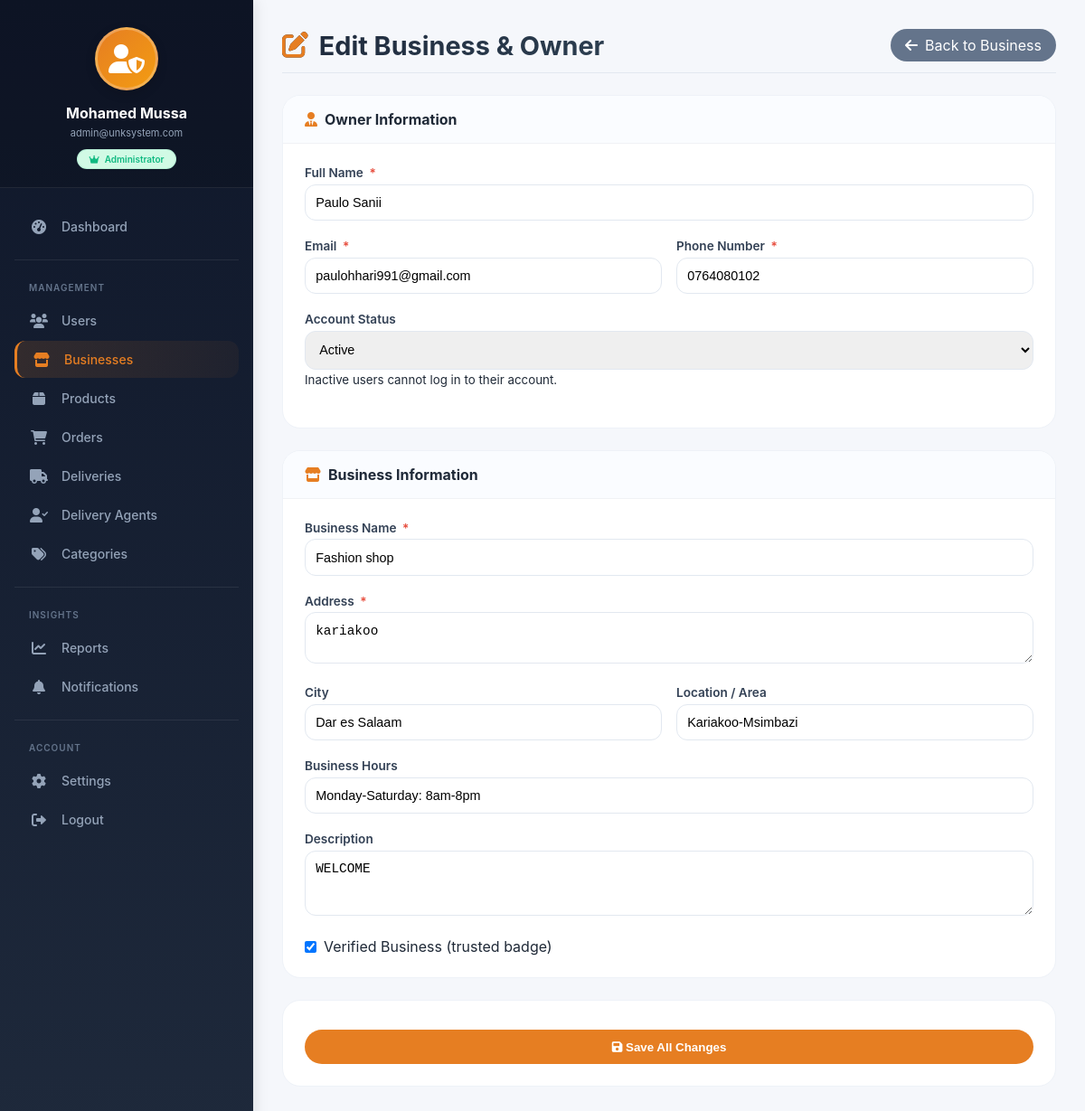
Page /admin/businesses/edit.php?id=11 (signed in) on the committed database.
### tables this page shows
CREATE TABLE `businesses` (
  `business_id` int(11) NOT NULL AUTO_INCREMENT,
  `user_id` int(11) NOT NULL,
  `business_name` varchar(255) NOT NULL,
  `registration_number` varchar(100) DEFAULT NULL,
  `description` text DEFAULT NULL,
  `address` text NOT NULL,
  `location` varchar(255) DEFAULT NULL,
  `latitude` decimal(10,8) DEFAULT NULL,
  `longitude` decimal(11,8) DEFAULT NULL,
  `license_number` varchar(100) DEFAULT NULL,
  `logo_url` varchar(255) DEFAULT NULL,
  `business_hours` text DEFAULT NULL,
  `rating` decimal(2,1) DEFAULT 0.0,
  `total_reviews` int(11) DEFAULT 0,
  `is_verified` tinyint(1) DEFAULT 0,
  `is_active` tinyint(1) DEFAULT 1,
  `created_at` timestamp NOT NULL DEFAULT current_timestamp(),
  `city` varchar(100) DEFAULT NULL,
  `phone` varchar(20) DEFAULT NULL,
  `payment_methods` text DEFAULT NULL,
  `nida_number` varchar(20) DEFAULT NULL,
  PRIMARY KEY (`business_id`),
  UNIQUE KEY `uk_businesses_user` (`user_id`),
  UNIQUE KEY `uk_businesses_registration` (`registration_number`),
  UNIQUE KEY `uk_businesses_nida` (`nida_number`),
  KEY `idx_businesses_name` (`business_name`),
  KEY `idx_businesses_verified` (`is_verified`),
  KEY `idx_businesses_active` (`is_active`),
  KEY `idx_businesses_city` (`city`),
  CONSTRAINT `fk_businesses_user` FOREIGN KEY (`user_id`) REFERENCES `users` (`user_id`) ON DELETE CASCADE ON UPDATE CASCADE
);

CREATE TABLE `users` (
  `user_id` int(11) NOT NULL AUTO_INCREMENT,
  `full_name` varchar(100) NOT NULL,
  `email` varchar(100) NOT NULL,
  `password_hash` varchar(255) NOT NULL,
  `phone` varchar(20) NOT NULL,
  `role` enum('admin','business','customer','delivery') NOT NULL,
  `status` enum('active','inactive','suspended') DEFAULT 'active',
  `last_login` datetime DEFAULT NULL,
  `created_at` timestamp NOT NULL DEFAULT current_timestamp(),
  `updated_at` timestamp NOT NULL DEFAULT current_timestamp() ON UPDATE current_timestamp(),
  PRIMARY KEY (`user_id`),
  UNIQUE KEY `uk_users_email` (`email`),
  KEY `idx_users_role` (`role`),
  KEY `idx_users_status` (`status`),
  KEY `idx_users_email` (`email`),
  KEY `idx_users_phone` (`phone`),
  KEY `idx_users_role_status` (`role`,`status`)
);

### admin/businesses/edit.php (the view, shortened to what this page needs)
<?php
require_once '../../config/database.php';
$business_id = isset($_GET['id']) ? (int)$_GET['id'] : 0;
$stmt = mysqli_prepare($conn, "
    SELECT b.*, u.email, u.phone as user_phone, u.status as user_status, u.full_name as owner_name
    FROM businesses b
    JOIN users u ON b.user_id = u.user_id
    WHERE b.business_id = ?
");
mysqli_stmt_bind_param($stmt, 'i', $business_id);
mysqli_stmt_execute($stmt);
$business = mysqli_fetch_assoc(mysqli_stmt_get_result($stmt));
include '../includes/admin_sidebar.php';
?>
<!DOCTYPE html>
<html lang="en">
<head>
    <link rel="stylesheet" href="https://cdnjs.cloudflare.com/ajax/libs/font-awesome/6.0.0/css/all.min.css">
</head>
<body>
<div class="admin-content">
    <div class="page-header">
        <h1><i class="fas fa-edit"></i> Edit Business & Owner</h1>
        <a href="view.php?id=<?= $business_id ?>" class="btn-back"><i class="fas fa-arrow-left"></i> Back to Business</a>
    </div>
    <form method="POST">
        <div class="card">
            <div class="card-header">
                <i class="fas fa-user-tie"></i> Owner Information
            </div>
            <div class="card-body">
                <div class="form-group">
                    <label>Full Name <span class="required-star">*</span></label>
                    <input type="text" name="owner_name" class="form-control" value="<?= htmlspecialchars($business['owner_name']) ?>" required>
                </div>
                <div class="form-row">
                    <div class="form-group">
                        <label>Email <span class="required-star">*</span></label>
                        <input type="email" name="email" class="form-control" value="<?= htmlspecialchars($business['email']) ?>" required>
                    </div>
                    <div class="form-group">
                        <label>Phone Number <span class="required-star">*</span></label>
                        <input type="tel" name="phone" class="form-control" value="<?= htmlspecialchars($business['phone']) ?>" required>
                    </div>
                </div>
                <div class="form-group">
                    <label>Account Status</label>
                    <select name="user_status" class="form-control">
                        <option value="active" <?= $business['user_status'] === 'active' ? 'selected' : '' ?>>Active</option>
                    </select>
                    <small>Inactive users cannot log in to their account.</small>
                </div>
            </div>
        </div>
        <div class="card">
            <div class="card-header">
                <i class="fas fa-store"></i> Business Information
            </div>
            <div class="card-body">
                <div class="form-group">
                    <label>Business Name <span class="required-star">*</span></label>
                    <input type="text" name="business_name" class="form-control" value="<?= htmlspecialchars($business['business_name']) ?>" required>
                </div>
                <div class="form-group">
                    <label>Address <span class="required-star">*</span></label>
                    <textarea name="address" class="form-control" rows="2" required><?= htmlspecialchars($business['address']) ?></textarea>
                </div>
                <div class="form-row">
                    <div class="form-group">
                        <label>City</label>
                        <input type="text" name="city" class="form-control" value="<?= htmlspecialchars($business['city']) ?>">
                    </div>
                    <div class="form-group">
                        <label>Location / Area</label>
                        <input type="text" name="location" class="form-control" value="<?= htmlspecialchars($business['location']) ?>">
                    </div>
                </div>
                <div class="form-group">
                    <label>Business Hours</label>
                    <input type="text" name="business_hours" class="form-control" value="<?= htmlspecialchars($business['business_hours']) ?>" placeholder="e.g., Mon-Fri 9am-6pm, Sat 10am-4pm">
                </div>
                <div class="form-group">
                    <label>Description</label>
                    <textarea name="description" class="form-control" rows="3"><?= htmlspecialchars($business['description']) ?></textarea>
                </div>
                <div class="checkbox-group">
                    <input type="checkbox" name="is_verified" id="is_verified" value="1" <?= $business['is_verified'] ? 'checked' : '' ?>>
                    <label for="is_verified">Verified Business (trusted badge)</label>
                </div>
            </div>
        </div>
        <div class="card">
            <div class="card-body">
                <button type="submit" class="btn-submit"><i class="fas fa-save"></i> Save All Changes</button>
            </div>
        </div>
    </form>
</div>
</body>
</html>

### admin/businesses/edit.php (style rules this page uses)
* { margin: 0; padding: 0; box-sizing: border-box; }
body { font-family: 'Inter', sans-serif; background: #f5f7fb; color: #1f2937; }
.admin-content { margin-left: 280px; padding: 2rem; min-height: 100vh; transition: all 0.3s; }
.page-header { display: flex; justify-content: space-between; align-items: center; flex-wrap: wrap; gap: 1rem; margin-bottom: 1.5rem; border-bottom: 1px solid #e2e8f0; padding-bottom: 0.75rem; }
.page-header h1 { font-size: 1.8rem; font-weight: 700; background: linear-gradient(135deg, #1e293b, #2c3e50); -webkit-background-clip: text; background-clip: text; color: transparent; display: flex; align-items: center; gap: 0.75rem; }
.page-header h1 i { color: #e67e22; }
.btn-back { background: #64748b; color: white; padding: 0.5rem 1rem; border-radius: 2rem; text-decoration: none; display: inline-flex; align-items: center; gap: 0.5rem; transition: 0.2s; }
.card { background: white; border-radius: 1.25rem; border: 1px solid #eef2f8; overflow: hidden; max-width: 1000px; margin: 0 auto; margin-bottom: 1.5rem; }
.card-header { padding: 1rem 1.5rem; background: #fafcff; border-bottom: 1px solid #f0f2f5; font-weight: 700; font-size: 1rem; display: flex; align-items: center; gap: 0.5rem; }
.card-header i { color: #e67e22; }
.card-body { padding: 1.5rem; }
.form-group { margin-bottom: 1.25rem; }
.form-group label { display: block; font-weight: 600; font-size: 0.85rem; margin-bottom: 0.3rem; color: #334155; }
.required-star { color: #e74c3c; margin-left: 0.2rem; }
.form-control { width: 100%; padding: 0.7rem; border: 1px solid #e2e8f0; border-radius: 0.75rem; font-size: 0.9rem; transition: 0.2s; }
textarea.form-control { resize: vertical; }
.form-row { display: grid; grid-template-columns: 1fr 1fr; gap: 1rem; }
.checkbox-group { display: flex; align-items: center; gap: 0.5rem; margin-top: 0.5rem; }
.btn-submit { background: #e67e22; color: white; border: none; padding: 0.7rem; border-radius: 2rem; font-weight: 600; cursor: pointer; width: 100%; transition: 0.2s; margin-top: 0.5rem; }

### rows in the picture
businesses: owner_name "Paulo Sanii", email "paulohhari991@gmail.com", phone "0764080102", business_name "Fashion shop", address "kariakoo", city "Dar es Salaam", location "Kariakoo-Msimbazi", business_hours "Monday-Saturday: 8am-8pm", description "WELCOME", is_verified "☑"
users: user_status "Active"

### other values in the picture
substr($admin_name, 0, 22) "Mohamed Mussa"
substr($admin_email, 0, 22) "admin@unksystem.com"
$status_text "Administrator"
